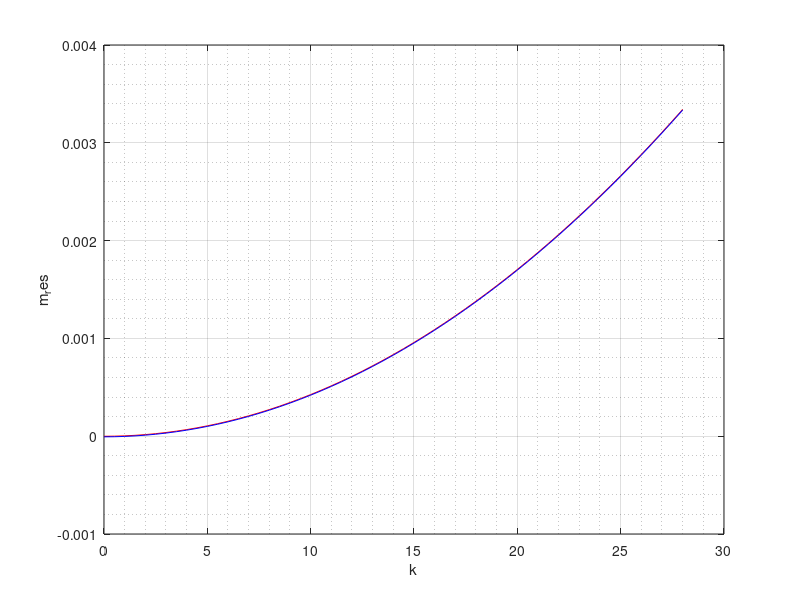

Recreate this plot in MATLAB.
% This is the first part of the simulation, to determine the strength of the magents required. 
% Based on "Passive Magnetic Attitude Control for CubeSat Spacecraft"
% This section is purely for intro calculations. 
% Use this function for exporting to csv: https://www.mathworks.com/help/releases/R2019b/matlab/ref/writematrix.html

% to interpret this data, 
% use m_bar as the recommended strength for the main magnet. 


close ALL
clear 

%% General Torques acting on the cubesat
% values are from the PDF documents, subject to change depending on altitude. Can be variable. 
T_aero = 8E-8; % aerodynamic
T_grav = 6E-8; % gravity gradient
T_radi = 1E-8; % radiometric torques

% to get the RMS values, for T. 
T_rms = sqrt((1/3)*(T_aero^2 + T_grav^2 + T_radi^2)); 


% Suggested minimum Magnet strength. 
Bmin = 2.0*10^-5; % Unit is Tesla, min field strength at 600km altitude. 
Bmax = 7*(pi/180); % accuracy, in degrees
m_bar = 10*(T_rms/(Bmin*sin(Bmax))) %recommended bar strength based on modified version of Santoni et Zelli. 


%% Suggested bar_main magnet design
% needs to do multiple entries and rows before figuring out m values.
Ixx = 3.6*(10^-3); %unit is kg*m^2  // This is an assumption, to be changed after getting a CAD model data. 
Iyy = 1.7*(10^-2); %same unit as Ixx. 
% Izz isn't included as it is assumed it is the same as Iyy due to the
% design of the cubic satellite. 
Beq = 2.3*(10^-5); %unit is Tesla, magnetic flux density at equator. 

G = 6.674*(10^-11); % grav constant. 
M = 5.972*(10^24); % mass of the earth, in Kg.  
m_earth = 3; % mass of cube satellite, Unit is Kg. 
a = 1.496*(10^11); % earth semi major axis, taken from online sources. 1AU = 1.496*(10^11)m. 
d = 86.4*(10^3); % seconds per one day
no = (d/2*pi)*(sqrt(G*(M+m_earth)/(a^3))); 

k1 = 0; % these values are for an iterative function, they represent the variable K. 
k2 = 28;
dk =  0.5; 

k = k1:dk:k2; 

n = 2.63*(k.^2) - 0.49 + 0.51*(Ixx/Iyy);
n_perp = 2.63*(k.^2) - 4.25+1.25*(Ixx/Iyy); 

m_res = (Iyy*n*(no^2))/(Beq); % magnetic moment of the 
m_res_perp = (Iyy*n_perp*(no^2))/(Beq);

M = [k ; n; n_perp; m_res; m_res_perp];

plot(k,m_res,'r',k,m_res_perp,'b')
xlabel('k') % label the x-axis
ylabel('m_res') % label the y-axis
grid on
grid minor

csvwrite('magnetic_moment_results.csv',M)  % to export the data for analysis. 
saveas(gcf,'Plot_magnet_strength.png') % this will export the plot as a png file. 
%% Hysteresis Rods design 
%purpose of these rods are to be mounted in pairs, orthogonal to the main magnet to benefit from maximum dampening. 
%This section will determine how strong each rod should be, so that they can be effective. 

L = 80/1000; % length of H. rods, max length should be 9cm, as it is a phyiscal restriction, for a cube satellite. 80mm was picked as it could fit within the ACS module, and held with mounting brackets.
D = 25/1000; % diameter of rods, in meters. 

Hs = 100; % uni A/m, material saturation field strength, depends on material. Using HyMu-80 as example.
H = Hs; % temporary putting at as HS for now. 
uo = 1.25663706*(10^-6); %unit m*kg/((s^2)(A^2))permeability of free space, for sake of this sim, this value is considered as a constant. 
 
Vol_hyst = L*(0.25*pi*(D^2));  % volume of the hysteresis rods. 

N = ((L/D) * (4/sqrt(pi) ) +2)^(-1); % demagnetizing factor of the hyst. rods. 

U_hyst = 1.5*(10^4); % unit is H/m, value is varies depending on magnetic material, follows hysteresis loop diagram of B and H. 
U_hyst_appt = (U_hyst)/(1+(N*U_hyst)); % apparent relative permeability of the hyst. rod. 

B_hyst = uo*U_hyst_appt*H; % induced magnetic flux. Definition: The magnetic flux through a surface is the component of the magnetic field passing through that surface
B_hyst_sat = uo*U_hyst_appt*Hs; % induced magnetic flux. Definition: The magnetic flux through a surface is the component of the magnetic field passing through that surface

m_hyst_rod = (B_hyst * Vol_hyst) / uo;  % magentic moment for the rods. Definition: Magnetic Moment is defined as magnetic strength and orientation of a magnet or other object that produces a magnetic field. 
